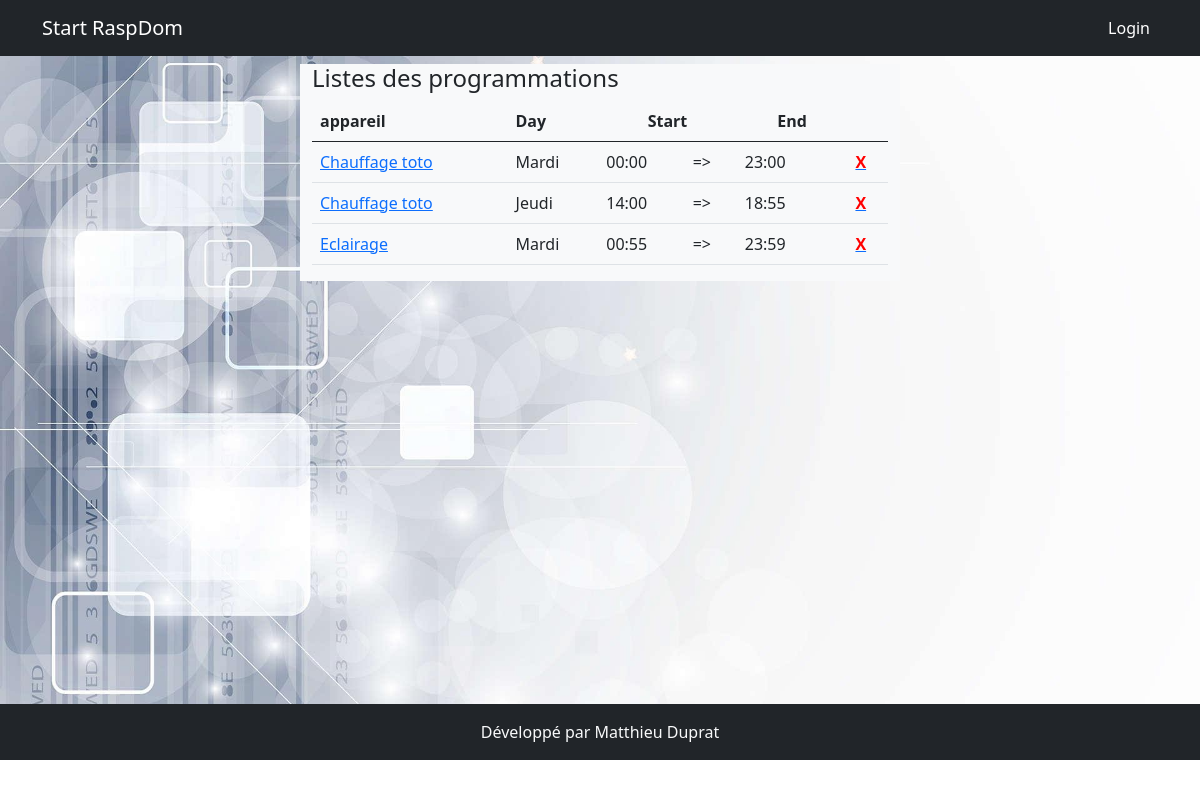
Page /programmations on the earlier database version.
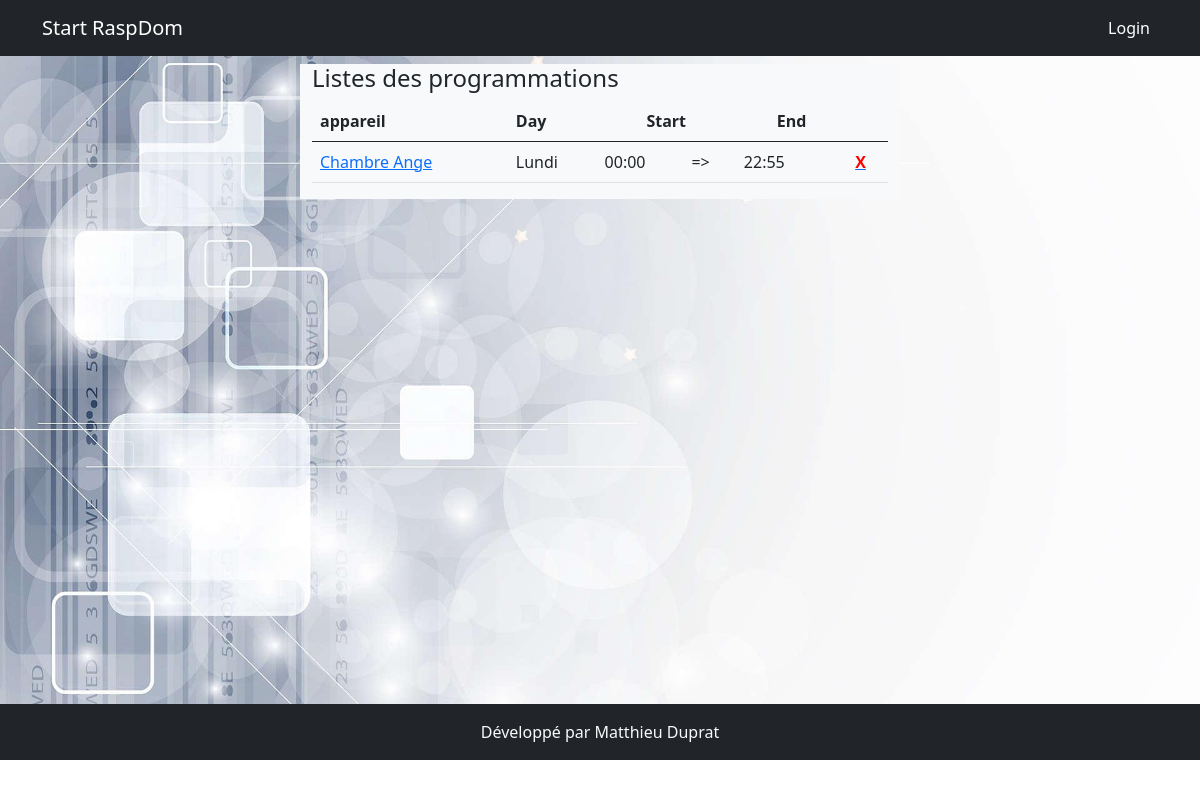
Same page on the later database version.
### models.py (models this page shows, shortened)
class Programmation(db.Model):
    id = db.Column(db.Integer, primary_key=True)
    start = db.Column(db.Integer)
    start_min = db.Column(db.Integer)
    end = db.Column(db.Integer)
    end_min = db.Column(db.Integer)
    day = db.Column(db.Integer)
    appareil = db.Column(db.Integer, db.ForeignKey('appareil.id'), nullable=True)

class Appareil(db.Model):
    id = db.Column(db.Integer, primary_key=True)
    nom = db.Column(db.String(200))
    description = db.Column(db.String(200))
    categorieappareil = db.Column(db.String(200), nullable=True)
    sortie = db.Column(db.String(200), nullable=True)
    image = db.Column(db.String(200), nullable=True)
    gpios = db.relationship('Gpio', backref='appareil', lazy=True)
    order_gpio = db.Column(db.String(200))
    nbre_gpio = db.Column(db.Integer)
    programmations = db.relationship('Programmation', backref='appareil_programmation', lazy=True)
    mode_de_marche = db.relationship('ModeDeMarche', uselist=False,  backref='appareil_mode_de_marche', lazy=True)
    auto = db.relationship('Auto', uselist=False, backref='appareil_auto', lazy=True)
    sonde_id = db.Column(db.Integer, db.ForeignKey('sonde.id'))
    manuel = db.relationship('Manuel', uselist=False, backref='appareil_ordre', lazy=True)
    label = db.Column(db.String(250))

### app.py (the view)
@app.route('/programmations')
def liste_programmations():
    programmations = Programmation.query.order_by('appareil', 'day').all()
    return render_template('programmation/programmations.html', programmations=programmations)

### templates/programmation/programmations.html
{% extends 'base.html' %}
{% set days = ['Lundi','Mardi','Mercredi','Jeudi','Vendredi','Samedi','Dimanche'] %}
{% block content %}
<div class="row">
    <div class="col-md-6 mx-auto  bg-light">
        <h4>Listes des programmations</h4>
        <table class="table">
            <thead>
                <tr>
                    <th>appareil</th>
                    <th>Day</th>
                    <th colspan="2" class="text-center">Start</th>
                    <th colspan="2" class="text-center">End</th>
                    <th></th>
                </tr>
            </thead>
            <tbody>{% for programmation in programmations %}
                <tr>
                    <td><a href="{{url_for('edit_programmation', programmation_id=programmation.id)}}">{{programmation.appareil_programmation.nom}}</a></td>
                    <td>{{ days[programmation.day-1]}}</td>
                    <td>{{'%02d' % programmation.start}}:{{'%02d' % programmation.start_min}}</td>
                    <td> =></td>
                    <td>{{'%02d' % programmation.end}}:{{'%02d' % programmation.end_min}}</td>
                    <td></td>
                    <td><a href="{{url_for('delete_programmation', programmation_id=programmation.id)}}"><b style="color:red">X</b></a></td>
                </tr>{% endfor %}
            </tbody>
        </table>
    </div>
</div>
{% endblock %}

### templates/base.html (shortened to what this page needs)
<!DOCTYPE html>
<html lang="fr">
    <head>
        <link href="{{ url_for('static', filename='css/styles.css') }}" rel="stylesheet" />
    </head>
    <body>
        <nav class="navbar navbar-expand-lg navbar-dark bg-dark">
            <div class="container">
                <a class="navbar-brand" href="{{url_for('index')}}">Start RaspDom</a>
                <div class="collapse navbar-collapse" id="navbarSupportedContent">
                    <ul class="navbar-nav ms-auto mb-2 mb-lg-0">
                        {% if current_user.is_authenticated %}
                        <li class="nav-item dropdown">
                            <a class="nav-link dropdown-toggle" id="navbarDropdown" href="#" role="button" data-bs-toggle="dropdown" aria-expanded="false">Appareil</a>
                            <ul class="dropdown-menu dropdown-menu-end" aria-labelledby="navbarDropdown">
                                <li><a class="dropdown-item" href="{{ url_for('appareil')}}">Appareil</a></li>
                                <li><a class="dropdown-item" href="{{ url_for('appareils')}}">Listes des appareils</a></li>
                            </ul>
                        </li>
                        <li class="nav-item dropdown">
                            <a class="nav-link dropdown-toggle" id="navbarDropdown" href="#" role="button" data-bs-toggle="dropdown" aria-expanded="false">GPIO</a>
                            <ul class="dropdown-menu dropdown-menu-end" aria-labelledby="navbarDropdown">
                                <li><a class="dropdown-item" href="{{ url_for('gpio')}}">GPIO</a></li>
                                <li><a class="dropdown-item" href="{{ url_for('sondes')}}">Sondes</a></li>
                                <li><a class="dropdown-item" href="{{ url_for('gpios')}}">Liste des GPIOs</a></li>
                            </ul>
                        </li>
                        <li class="nav-item dropdown">
                            <a class="nav-link dropdown-toggle" id="navbarDropdown" href="#" role="button" data-bs-toggle="dropdown" aria-expanded="false">Programmation</a>
                            <ul class="dropdown-menu dropdown-menu-end" aria-labelledby="navbarDropdown">
                                <li><a class="dropdown-item" href="{{ url_for('add_programmation')}}">Programmation</a></li>
                                <li><a class="dropdown-item" href="{{ url_for('liste_programmations')}}">Liste des programmations</a></li>
                            </ul>
                        </li>
                        <li class="nav-item"><a class="nav-link active" aria-current="page" href="{{url_for('user')}}">Add user</a></li>
                        <li class="nav-item"><a class="nav-link active" aria-current="page" href="{{url_for('users')}}">Users</a></li>
                        <li class="nav-item"><a class="nav-link active" aria-current="page" href="{{url_for('logout')}}">Logout</a></li>
                        <li class="nav-item"><a class="nav-link" href="{{url_for('profil')}}">{{current_user.username}}</a></li>
                        {% else %}
                            <li class="nav-item"><a class="nav-link active" aria-current="page" href="{{url_for('login')}}">Login</a></li>
                        {% endif %}
                    </ul>
                </div>
            </div>
        </nav>
        <div class="container-fluid pt-2" style="min-height:81vh">
            {% block content %}
            {% endblock %}
        </div>
        <div class="bg-dark text-light text-center py-3">
            Développé par Matthieu Duprat
        </div>
    </body>
</html>

Differences in the rows shown:
removed Programmation: appareil_programmation.nom "Chauffage toto", day "Mardi", start "00", start_min "00", end "23", end_min "00"
removed Programmation: appareil_programmation.nom "Chauffage toto", day "Jeudi", start "14", start_min "00", end "18", end_min "55"
removed Programmation: appareil_programmation.nom "Eclairage", day "Mardi", start "00", start_min "55", end "23", end_min "59"
added Programmation: appareil_programmation.nom "Chambre Ange", day "Lundi", start "00", start_min "00", end "22", end_min "55"
